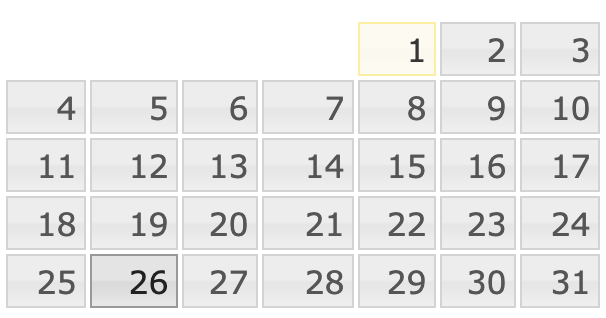
#> input picture dataset/train/sample.png, 606 x 318 px, found by its file name
$ jupyter execute --allow-errors transfer.ipynb
#> lines starting #> are read from the running program, lines starting #| are printed output that depends on the picture
[cell 1]
import pandas, cv2, json, os

#> (a cell that did not finish here is left out)

[cell 3]
path = '/home/dsd/Desktop/calendar_faster_rcnn/dataset/train/'
#> (the rest of this cell did not finish here and is left out)

[cell 4]
import cv2
"""
坐标 x1, y1, x2, y2
opencv裁剪图片: img[y1:y2, x1:y1] 坐标系可能是相反的"""

img = cv2.imread('/home/dsd/Desktop/calendar_faster_rcnn/dataset/train/sample.png')
#> img is the input picture: shape (318, 606, 3); mean B, G, R 232.1, 232.5, 232.6
cv2.imshow('img', img[32:69, 402:432])
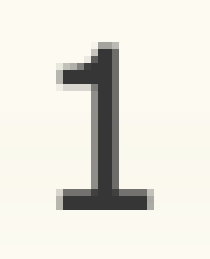
#> window 'img': shape (37, 30, 3) (shown 7 times larger); mean B, G, R 220.7, 229.3, 230.9
cv2.waitKey(0)


$ run again, with dataset/train/1.jpg saved as dataset/train/sample.png
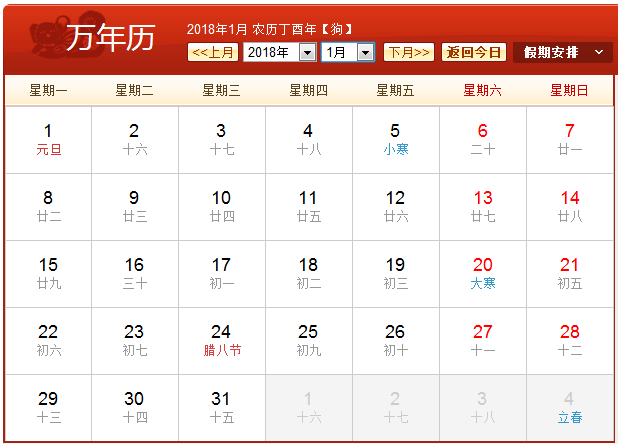
#> input picture dataset/train/1.jpg, 618 x 444 px, found by its file name
#> img is the input picture: shape (444, 618, 3); mean B, G, R 212.7, 217.4, 239.6
#> `cv2.imshow('img', img[32:69, 402:432])`:
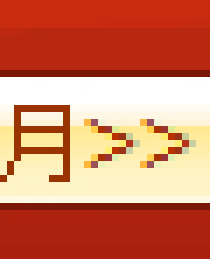
#> window 'img': shape (37, 30, 3) (shown 7 times larger); mean B, G, R 97.6, 126.4, 208.4

$ run again, with dataset/train/3.jpg saved as dataset/train/sample.png
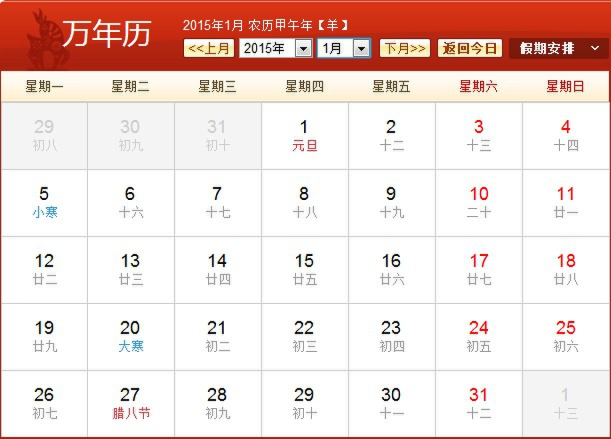
#> input picture dataset/train/3.jpg, 1222 x 878 px, found by its file name (shown at 1/2 size)
#> img is the input picture: shape (878, 1222, 3); mean B, G, R 211.2, 216.2, 237.8
#> `cv2.imshow('img', img[32:69, 402:432])`:
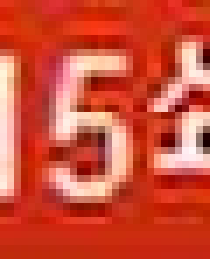
#> window 'img': shape (37, 30, 3) (shown 7 times larger); mean B, G, R 57.4, 78.9, 206.9
